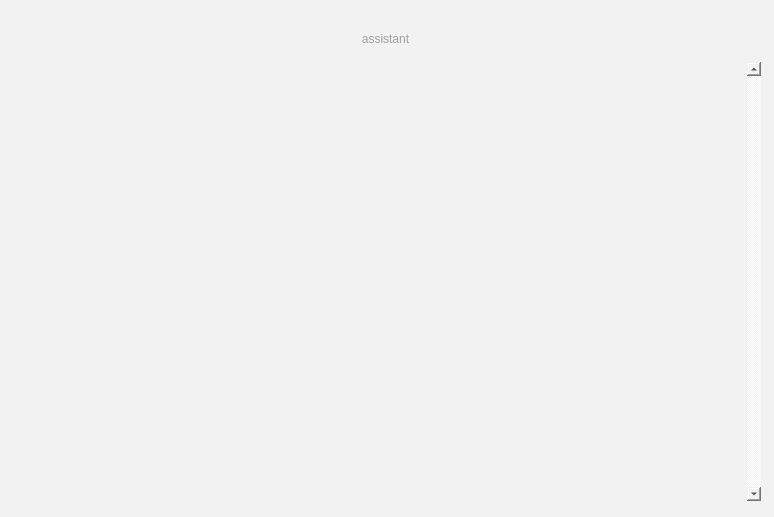
<?xml version="1.0" encoding="UTF-8"?>
<ui version="4.0">
 <class>Dialog</class>
 <widget class="QDialog" name="Dialog">
  <property name="windowModality">
   <enum>Qt::WindowModal</enum>
  </property>
  <property name="geometry">
   <rect>
    <x>0</x>
    <y>0</y>
    <width>774</width>
    <height>517</height>
   </rect>
  </property>
  <property name="minimumSize">
   <size>
    <width>560</width>
    <height>360</height>
   </size>
  </property>
  <property name="windowTitle">
   <string>SpinTool Assistant</string>
  </property>
  <property name="windowIcon">
   <iconset resource="gui.qrc">
    <normaloff>:/icons/icons/icon.png</normaloff>:/icons/icons/icon.png</iconset>
  </property>
  <property name="styleSheet">
   <string notr="true">background-color: rgb(242, 242, 242);</string>
  </property>
  <widget class="QWidget" name="verticalLayoutWidget">
   <property name="geometry">
    <rect>
     <x>0</x>
     <y>10</y>
     <width>771</width>
     <height>501</height>
    </rect>
   </property>
   <layout class="QVBoxLayout" name="verticalLayout">
    <property name="sizeConstraint">
     <enum>QLayout::SetMaximumSize</enum>
    </property>
    <property name="topMargin">
     <number>2</number>
    </property>
    <item>
     <widget class="QLabel" name="labelLogo">
      <property name="sizePolicy">
       <sizepolicy hsizetype="Expanding" vsizetype="Minimum">
        <horstretch>0</horstretch>
        <verstretch>0</verstretch>
       </sizepolicy>
      </property>
      <property name="minimumSize">
       <size>
        <width>0</width>
        <height>0</height>
       </size>
      </property>
      <property name="maximumSize">
       <size>
        <width>16777215</width>
        <height>16777214</height>
       </size>
      </property>
      <property name="text">
       <string notr="true"/>
      </property>
      <property name="pixmap">
       <pixmap resource="gui.qrc">:/icons/icons/ST_Logo_Small_Transparent.png</pixmap>
      </property>
      <property name="scaledContents">
       <bool>false</bool>
      </property>
      <property name="alignment">
       <set>Qt::AlignCenter</set>
      </property>
      <property name="margin">
       <number>-8</number>
      </property>
      <property name="indent">
       <number>-1</number>
      </property>
     </widget>
    </item>
    <item>
     <widget class="QLabel" name="labelAssistant">
      <property name="sizePolicy">
       <sizepolicy hsizetype="Expanding" vsizetype="Minimum">
        <horstretch>0</horstretch>
        <verstretch>0</verstretch>
       </sizepolicy>
      </property>
      <property name="styleSheet">
       <string notr="true">color: rgb(160, 160, 160);
font: bold italic 18pt &quot;Noto Sans&quot;;</string>
      </property>
      <property name="text">
       <string>assistant</string>
      </property>
      <property name="alignment">
       <set>Qt::AlignCenter</set>
      </property>
     </widget>
    </item>
    <item>
     <layout class="QHBoxLayout" name="horizontalLayout">
      <property name="spacing">
       <number>5</number>
      </property>
      <property name="sizeConstraint">
       <enum>QLayout::SetMaximumSize</enum>
      </property>
      <property name="margin">
       <number>10</number>
      </property>
      <item>
       <widget class="QTextBrowser" name="txtHelp">
        <property name="sizePolicy">
         <sizepolicy hsizetype="Expanding" vsizetype="Expanding">
          <horstretch>1</horstretch>
          <verstretch>1</verstretch>
         </sizepolicy>
        </property>
        <property name="styleSheet">
         <string notr="true">color: rgb(0, 0, 0);
background-color: rgb(242, 242, 242);
font: 12pt &quot;Noto Sans&quot;;
border: None;</string>
        </property>
        <property name="verticalScrollBarPolicy">
         <enum>Qt::ScrollBarAlwaysOn</enum>
        </property>
        <property name="horizontalScrollBarPolicy">
         <enum>Qt::ScrollBarAlwaysOff</enum>
        </property>
        <property name="documentTitle">
         <string/>
        </property>
        <property name="readOnly">
         <bool>false</bool>
        </property>
        <property name="html">
         <string>&lt;!DOCTYPE HTML PUBLIC &quot;-//W3C//DTD HTML 4.0//EN&quot; &quot;http://www.w3.org/TR/REC-html40/strict.dtd&quot;&gt;
&lt;html&gt;&lt;head&gt;&lt;meta name=&quot;qrichtext&quot; content=&quot;1&quot; /&gt;&lt;style type=&quot;text/css&quot;&gt;
p, li { white-space: pre-wrap; }
&lt;/style&gt;&lt;/head&gt;&lt;body style=&quot; font-family:'Noto Sans'; font-size:12pt; font-weight:400; font-style:normal;&quot;&gt;
&lt;p style=&quot;-qt-paragraph-type:empty; margin-top:0px; margin-bottom:0px; margin-left:0px; margin-right:0px; -qt-block-indent:0; text-indent:0px; font-size:10pt;&quot;&gt;&lt;br /&gt;&lt;/p&gt;&lt;/body&gt;&lt;/html&gt;</string>
        </property>
        <property name="acceptRichText">
         <bool>true</bool>
        </property>
       </widget>
      </item>
     </layout>
    </item>
   </layout>
  </widget>
 </widget>
 <resources>
  <include location="gui.qrc"/>
 </resources>
 <connections/>
</ui>
